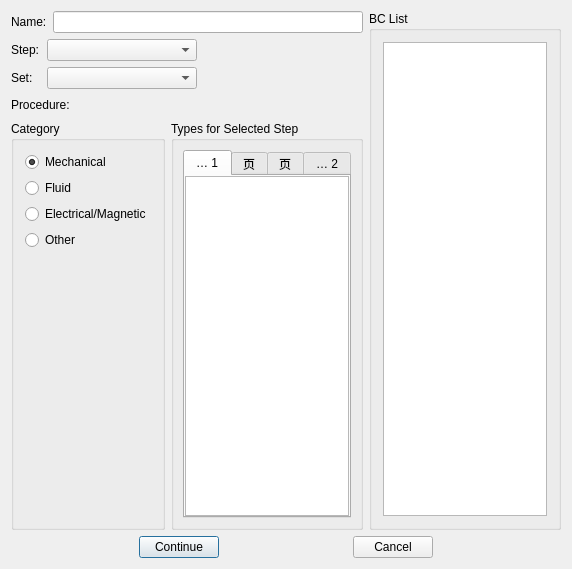
<?xml version="1.0" encoding="UTF-8"?>
<ui version="4.0">
 <class>BCCreateWidget</class>
 <widget class="QDialog" name="BCCreateWidget">
  <property name="geometry">
   <rect>
    <x>0</x>
    <y>0</y>
    <width>572</width>
    <height>569</height>
   </rect>
  </property>
  <property name="windowTitle">
   <string>BCCreateWidget</string>
  </property>
  <layout class="QVBoxLayout" name="verticalLayout_4">
   <item>
    <layout class="QHBoxLayout" name="horizontalLayout_12">
     <item>
      <layout class="QVBoxLayout" name="verticalLayout_2">
       <item>
        <layout class="QHBoxLayout" name="horizontalLayout">
         <item>
          <widget class="QLabel" name="label">
           <property name="minimumSize">
            <size>
             <width>30</width>
             <height>0</height>
            </size>
           </property>
           <property name="text">
            <string>Name:</string>
           </property>
          </widget>
         </item>
         <item>
          <widget class="QLineEdit" name="lineEdit_BCName"/>
         </item>
        </layout>
       </item>
       <item>
        <layout class="QHBoxLayout" name="horizontalLayout_2">
         <item>
          <widget class="QLabel" name="label_2">
           <property name="minimumSize">
            <size>
             <width>30</width>
             <height>0</height>
            </size>
           </property>
           <property name="text">
            <string>Step:</string>
           </property>
          </widget>
         </item>
         <item>
          <widget class="QComboBox" name="comboBox_Step">
           <property name="minimumSize">
            <size>
             <width>150</width>
             <height>0</height>
            </size>
           </property>
          </widget>
         </item>
         <item>
          <spacer name="horizontalSpacer">
           <property name="orientation">
            <enum>Qt::Horizontal</enum>
           </property>
           <property name="sizeHint" stdset="0">
            <size>
             <width>40</width>
             <height>20</height>
            </size>
           </property>
          </spacer>
         </item>
        </layout>
       </item>
       <item>
        <layout class="QHBoxLayout" name="horizontalLayout_11">
         <item>
          <widget class="QLabel" name="label_4">
           <property name="minimumSize">
            <size>
             <width>30</width>
             <height>0</height>
            </size>
           </property>
           <property name="text">
            <string>Set:</string>
           </property>
          </widget>
         </item>
         <item>
          <widget class="QComboBox" name="comboBox_Set">
           <property name="minimumSize">
            <size>
             <width>150</width>
             <height>0</height>
            </size>
           </property>
          </widget>
         </item>
         <item>
          <spacer name="horizontalSpacer_6">
           <property name="orientation">
            <enum>Qt::Horizontal</enum>
           </property>
           <property name="sizeHint" stdset="0">
            <size>
             <width>40</width>
             <height>20</height>
            </size>
           </property>
          </spacer>
         </item>
        </layout>
       </item>
       <item>
        <layout class="QHBoxLayout" name="horizontalLayout_3">
         <item>
          <widget class="QLabel" name="label_3">
           <property name="text">
            <string>Procedure:</string>
           </property>
          </widget>
         </item>
         <item>
          <spacer name="horizontalSpacer_2">
           <property name="orientation">
            <enum>Qt::Horizontal</enum>
           </property>
           <property name="sizeHint" stdset="0">
            <size>
             <width>40</width>
             <height>20</height>
            </size>
           </property>
          </spacer>
         </item>
        </layout>
       </item>
       <item>
        <layout class="QHBoxLayout" name="horizontalLayout_4">
         <item>
          <widget class="QGroupBox" name="groupBox">
           <property name="title">
            <string>Category</string>
           </property>
           <layout class="QVBoxLayout" name="verticalLayout">
            <item>
             <widget class="QRadioButton" name="radioButton_Mechanical">
              <property name="text">
               <string>Mechanical</string>
              </property>
              <property name="checked">
               <bool>true</bool>
              </property>
             </widget>
            </item>
            <item>
             <widget class="QRadioButton" name="radioButton_Fluid">
              <property name="text">
               <string>Fluid</string>
              </property>
             </widget>
            </item>
            <item>
             <widget class="QRadioButton" name="radioButton_Electrical">
              <property name="text">
               <string>Electrical/Magnetic</string>
              </property>
             </widget>
            </item>
            <item>
             <widget class="QRadioButton" name="radioButton_Other">
              <property name="text">
               <string>Other</string>
              </property>
             </widget>
            </item>
            <item>
             <spacer name="verticalSpacer">
              <property name="orientation">
               <enum>Qt::Vertical</enum>
              </property>
              <property name="sizeHint" stdset="0">
               <size>
                <width>20</width>
                <height>251</height>
               </size>
              </property>
             </spacer>
            </item>
           </layout>
          </widget>
         </item>
         <item>
          <widget class="QGroupBox" name="groupBox_2">
           <property name="title">
            <string>Types for Selected Step</string>
           </property>
           <property name="flat">
            <bool>false</bool>
           </property>
           <property name="checkable">
            <bool>false</bool>
           </property>
           <layout class="QHBoxLayout" name="horizontalLayout_6">
            <property name="spacing">
             <number>6</number>
            </property>
            <property name="leftMargin">
             <number>9</number>
            </property>
            <property name="topMargin">
             <number>9</number>
            </property>
            <property name="rightMargin">
             <number>9</number>
            </property>
            <property name="bottomMargin">
             <number>9</number>
            </property>
            <item>
             <widget class="QTabWidget" name="tabWidget">
              <property name="autoFillBackground">
               <bool>false</bool>
              </property>
              <property name="tabShape">
               <enum>QTabWidget::Rounded</enum>
              </property>
              <property name="currentIndex">
               <number>0</number>
              </property>
              <property name="elideMode">
               <enum>Qt::ElideLeft</enum>
              </property>
              <property name="usesScrollButtons">
               <bool>false</bool>
              </property>
              <property name="documentMode">
               <bool>false</bool>
              </property>
              <property name="tabsClosable">
               <bool>false</bool>
              </property>
              <property name="tabBarAutoHide">
               <bool>true</bool>
              </property>
              <widget class="QWidget" name="tab_Mechanical">
               <attribute name="title">
                <string>Tab 1</string>
               </attribute>
               <layout class="QHBoxLayout" name="horizontalLayout_7">
                <property name="spacing">
                 <number>0</number>
                </property>
                <property name="leftMargin">
                 <number>0</number>
                </property>
                <property name="topMargin">
                 <number>0</number>
                </property>
                <property name="rightMargin">
                 <number>0</number>
                </property>
                <property name="bottomMargin">
                 <number>0</number>
                </property>
                <item>
                 <widget class="QListWidget" name="listWidget_Mechanical"/>
                </item>
               </layout>
              </widget>
              <widget class="QWidget" name="tab_3">
               <attribute name="title">
                <string>页</string>
               </attribute>
               <layout class="QHBoxLayout" name="horizontalLayout_8">
                <property name="spacing">
                 <number>0</number>
                </property>
                <property name="leftMargin">
                 <number>0</number>
                </property>
                <property name="topMargin">
                 <number>0</number>
                </property>
                <property name="rightMargin">
                 <number>0</number>
                </property>
                <property name="bottomMargin">
                 <number>0</number>
                </property>
                <item>
                 <widget class="QListWidget" name="listWidget_Fluid"/>
                </item>
               </layout>
              </widget>
              <widget class="QWidget" name="tab_4">
               <attribute name="title">
                <string>页</string>
               </attribute>
               <layout class="QHBoxLayout" name="horizontalLayout_9">
                <property name="spacing">
                 <number>0</number>
                </property>
                <property name="leftMargin">
                 <number>0</number>
                </property>
                <property name="topMargin">
                 <number>0</number>
                </property>
                <property name="rightMargin">
                 <number>0</number>
                </property>
                <property name="bottomMargin">
                 <number>0</number>
                </property>
                <item>
                 <widget class="QListWidget" name="listWidget_Electrical"/>
                </item>
               </layout>
              </widget>
              <widget class="QWidget" name="tab_2">
               <attribute name="title">
                <string>Tab 2</string>
               </attribute>
               <layout class="QHBoxLayout" name="horizontalLayout_10">
                <property name="spacing">
                 <number>0</number>
                </property>
                <property name="leftMargin">
                 <number>0</number>
                </property>
                <property name="topMargin">
                 <number>0</number>
                </property>
                <property name="rightMargin">
                 <number>0</number>
                </property>
                <property name="bottomMargin">
                 <number>0</number>
                </property>
                <item>
                 <widget class="QListWidget" name="listWidget_Other"/>
                </item>
               </layout>
              </widget>
             </widget>
            </item>
           </layout>
          </widget>
         </item>
        </layout>
       </item>
      </layout>
     </item>
     <item>
      <widget class="QGroupBox" name="groupBox_3">
       <property name="title">
        <string>BC List</string>
       </property>
       <layout class="QVBoxLayout" name="verticalLayout_3">
        <item>
         <widget class="QListWidget" name="listWidget_BCList"/>
        </item>
       </layout>
      </widget>
     </item>
    </layout>
   </item>
   <item>
    <layout class="QHBoxLayout" name="horizontalLayout_5">
     <item>
      <spacer name="horizontalSpacer_3">
       <property name="orientation">
        <enum>Qt::Horizontal</enum>
       </property>
       <property name="sizeHint" stdset="0">
        <size>
         <width>40</width>
         <height>20</height>
        </size>
       </property>
      </spacer>
     </item>
     <item>
      <widget class="QPushButton" name="pushButton_Continue">
       <property name="text">
        <string>Continue</string>
       </property>
      </widget>
     </item>
     <item>
      <spacer name="horizontalSpacer_4">
       <property name="orientation">
        <enum>Qt::Horizontal</enum>
       </property>
       <property name="sizeHint" stdset="0">
        <size>
         <width>40</width>
         <height>20</height>
        </size>
       </property>
      </spacer>
     </item>
     <item>
      <widget class="QPushButton" name="pushButton_Cancle">
       <property name="text">
        <string>Cancel</string>
       </property>
      </widget>
     </item>
     <item>
      <spacer name="horizontalSpacer_5">
       <property name="orientation">
        <enum>Qt::Horizontal</enum>
       </property>
       <property name="sizeHint" stdset="0">
        <size>
         <width>40</width>
         <height>20</height>
        </size>
       </property>
      </spacer>
     </item>
    </layout>
   </item>
  </layout>
 </widget>
 <layoutdefault spacing="6" margin="11"/>
 <resources/>
 <connections/>
</ui>
